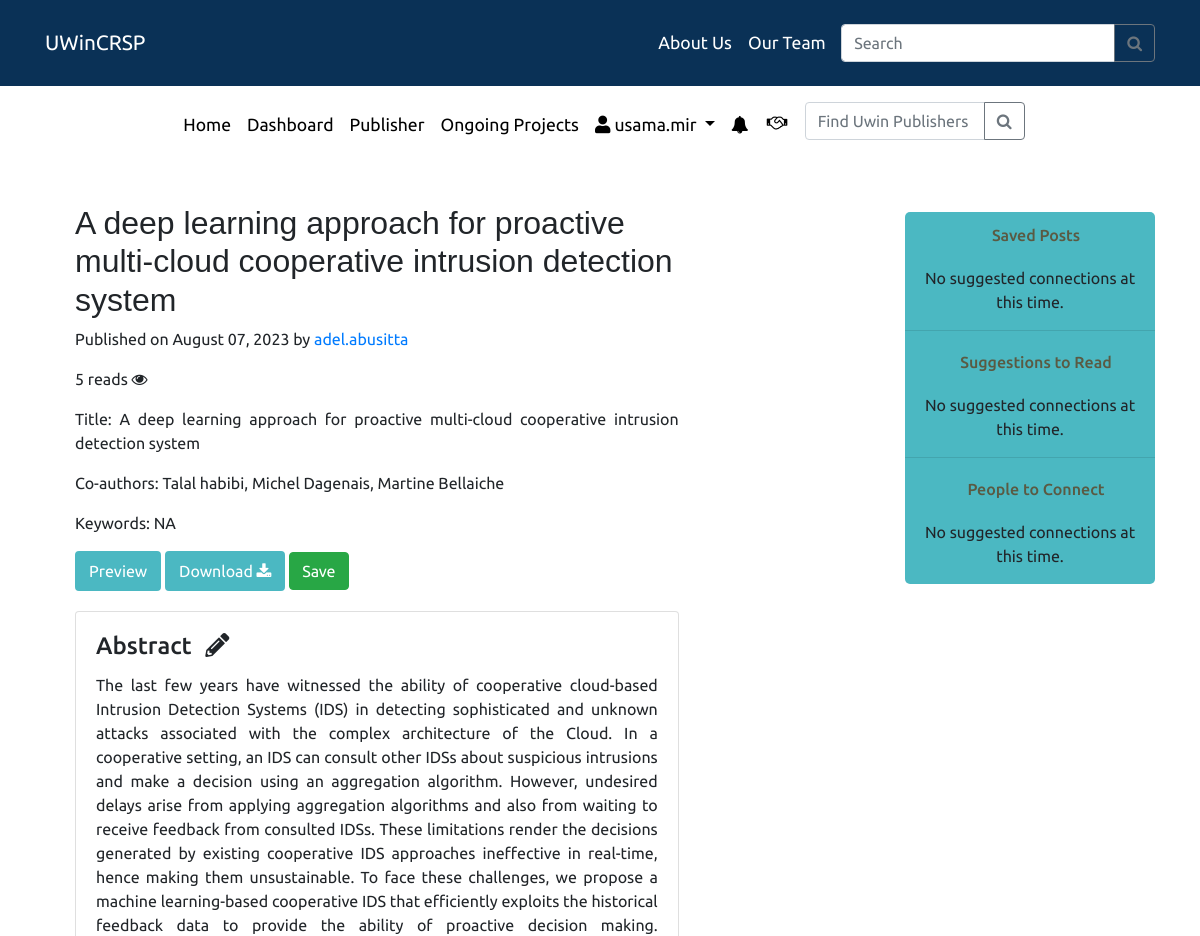
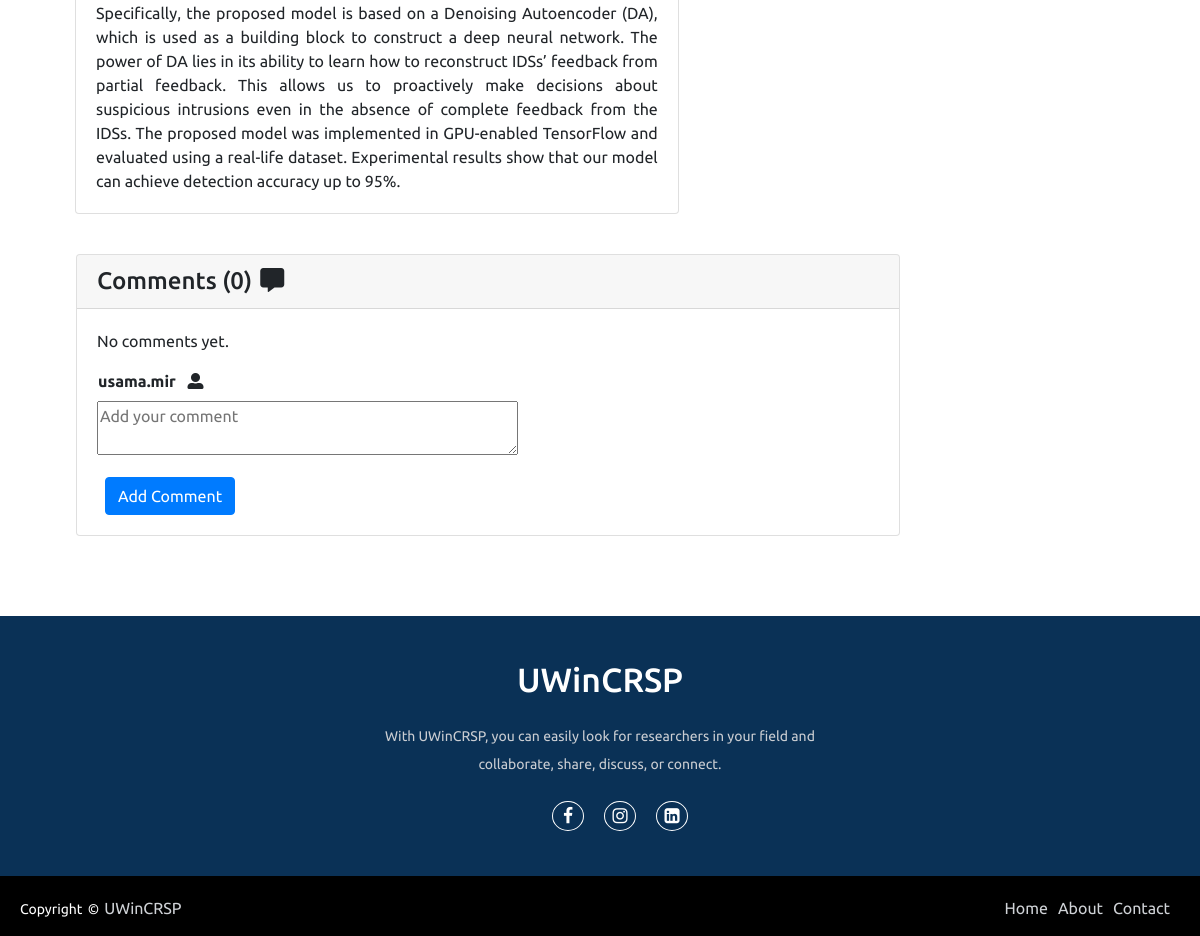
/posts/1 (signed in), run on the app's committed database (2 pictures, top to bottom).
### accounts/models.py (models this page shows)
class Post(models.Model):
    title = models.CharField(max_length=200)
    authors = models.CharField(max_length=200)
    keywords = models.CharField(max_length=200, blank=True)
    skills = models.ManyToManyField('Skill')
    abstract = models.CharField(max_length=2000)
    paper = models.FileField(upload_to='papers/')
    allow_downloading = models.BooleanField(default=False)
    created_at = models.DateTimeField(auto_now_add=True)
    updated_at = models.DateTimeField(auto_now=True)
    published_on = models.DateTimeField(auto_now_add=True)
    uploaded_by = models.ForeignKey(User, on_delete=models.CASCADE)
    views = models.IntegerField(default=0)
    on_project = models.BooleanField(default=False)
    interested_users = models.ManyToManyField(User, related_name='interested_posts', blank=True)

### accounts/views.py (the view)
# urls.py: path('posts/<int:post_id>', views.posts_view, name='posts'),
@login_required(login_url='login')
def posts_view(request, post_id):
    try:
        post = Post.objects.get(id=post_id)
        post.views += 1
        post.save()
        if request.user.is_authenticated:
            is_saved = SavedPost.objects.filter(user=request.user, post=post_id).exists()
            postsuggestion = get_post_suggestion(request.user)
        form = CommentForm()
    except Post.DoesNotExist:
        return render(request, '404.html', status=404)
    context = {
        'post': post,
        'pdf_url': post.paper.url if post.paper else '',  # Ensure paper URL is valid or use an empty string
        'is_saved': is_saved,
        'suggestedpost': postsuggestion,
        'comment_form': form,
    }
    return render(request, 'posts.html', context)

### accounts/templates/posts.html (shortened to what this page needs)
{% extends 'base1.html' %}
{% block content %}
    <div class="container">
  <div class="sidenav mt-5">
    <div class="post">
      <h2 class="text-center pt-2">Saved Posts</h2>
           {% if savedlist %}
               {% for savedpost in savedlist %}
                   <ul>
                        <li class="list-group-item text-center"><a href="{% url 'posts' suggested.id %}">{{ suggested.title }}</a></li>
                   </ul>
                {% endfor %}
            {% else %}
                    <p class="m-3 text-center"> No suggested connections at this time.</p>
            {% endif %}
    </div>
<hr>
    <div class="suggest">
      <h2 class="text-center">Suggestions to Read</h2>
         {% if suggestedpost %}
            {% for suggested in suggestedpost %}
                <ul>
                    <li class="list-group-item text-center"><a href="{% url 'posts' suggested.id %}">{{ suggested.title }}</a></li>
                </ul>
            {% endfor %}
        {% else %}
                <p class="m-3 text-center"> No suggested connections at this time.</p>
        {% endif %}
    </div>
<hr>
    <div class="people">
        <h2 class="text-center">People to Connect</h2>
          {% if suggestions %}
            {% for user in suggestions %}
                <ul>
                    <li class="list-group-item text-center"><a href="{% url 'profile' user.username %}">{{ user.username }}</a></li>
                </ul>
            {% endfor %}
          {% else %}
                <p class="m-3 text-center"> No suggested connections at this time.</p>
         {% endif %}
    </div>
    </div>
<div class="container" >
  <div class="row" >
    <div class="col-md-9">
        <h2 style="margin-top: 40px; font-family: sans-serif;">{{ post.title }}</h2>
      <p>Published on {{ post.published_on|date:'F d, Y' }} by <a href="{% url 'profile' post.uploaded_by.username %}">{{ post.uploaded_by }}</a></p>
  <p>{{ post.views }} reads <i class="fa fa-eye" aria-hidden="true"></i></p>
          <p>Title: {{ post.title }}</p>
          <p>Co-authors: {{ post.authors }}</p>
          <p>Keywords: {{ post.keywords }}
          </p>
        <a href="{{ pdf_url }}" class="btn btn-primary"
        style="background: #4bb8c2; border-width: 2px; border-style: solid;
        border-color: #4bb8c2; transition: 0.08s ease-in;
        -o-transition: 0.08s ease-in;
        -ms-transition: 0.08s ease-in;
        -moz-transition: 0.08s ease-in;
        -webkit-transition: 0.08s ease-in;">Preview  </a>
        {% if post.allow_downloading %}
        <a href="{%  url 'pdf_download' post.id %}" class="btn btn-primary"
        style="background: #4bb8c2; border-width: 2px; border-style: solid;
        border-color: #4bb8c2; transition: 0.08s ease-in;
        -o-transition: 0.08s ease-in;
        -ms-transition: 0.08s ease-in;
        -moz-transition: 0.08s ease-in;
        -webkit-transition: 0.08s ease-in;">Download <i class="fa fa-download" aria-hidden="true"></i> </a>
    {% endif %}
        {% if user.is_authenticated %}
           {% if is_saved %}
            <a href="{% url 'unsave_post' post.id %}" class="btn btn-danger" style="transition: 0.08s ease-in;
    -o-transition: 0.08s ease-in;
    -ms-transition: 0.08s ease-in;
    -moz-transition: 0.08s ease-in;
    -webkit-transition: 0.08s ease-in;">Unsave</a>
        {% else %}
            <a href="{% url 'save_post' post.id %}" class="btn btn-success" style="transition: 0.08s ease-in;
    -o-transition: 0.08s ease-in;
    -ms-transition: 0.08s ease-in;
    -moz-transition: 0.08s ease-in;
    -webkit-transition: 0.08s ease-in;">Save</a>
            {%endif %}
        {% endif %}
          <div class="card mb-3" style="margin-top: 20px;">
            <div class="card-body">
              <h4 class="card-title">Abstract <i class='fas fa-pencil-alt ml-2' aria-hidden="true" ></i></h4>
              <p class="card-text text-justify">{{ post.abstract }}</p>
            </div>
          </div>
    </div>
  </div>
<div class="card mt-4 ml-3" style="width: 51.5rem">
    <h4 class="card-header">Comments ({{ post.comments.count }})<i class='fas fa-comment-alt ml-2' aria-hidden="true" ></i></h4>
    <div class="card-body">
        {% if post.comments.all %}
            {% for comment in post.comments.all %}
                <div class="row mt-2">
                    <div class="col-md-2 padding-0">
                        <p class="text-primary">{{ comment.name }}</p>
                    </div>
                    <div class="col-md-10 padding-0">
                        <div class="row">
                            <div class="col-md-9">
                                <p>{{ comment.body }}</p>
                            </div>
                            <div class="col md-3">
                                <p class="text-right text-secondary">{{ comment.created_at|date:'F d, Y' }}</p>
                            </div>
                        </div>
                    </div>
                    <div class="col-md-12 padding-0">
                        <div class="row">
                            <div class = "col-md-3">
                                <p>Reply: <span class="text-primary">{{ user.username }}</span></p>
                            </div>
                            <div class = "col-md-5">
                                <p><span class="">{{ comment.reply_content }}</span></p></p>
                            </div>
                            <div class = "col-md-4">
                                <p class="text-right text-secondary">{{ comment.created_at|date:'F d, Y' }}</p>
                            </div>
                        </div>
                    </div>
                    <div class="row reply mx-0 ml-3">
                        <label class="text-primary text-center" data-toggle="collapse" data-target="#replyBox{{ comment.id }}" aria-expanded="false" aria-controls="replyBox{{ comment.id }}">
                            Reply
                        </label>
                        <div class="collapse" id="replyBox{{ comment.id }}">
                            <form action="{% url 'add_reply' comment.id %}" method="post">
                                {% csrf_token %}
                                <div class="col-md-2 padding-0">
                                    <textarea name="reply_content" rows="2" cols="30" placeholder="Add a Reply"></textarea>
                                </div>
                                <div class="col-md-4 padding-0">
                                    <button type="submit" class="btn btn-primary">Reply</button>
                                </div>
                            </form>
                        </div>
                    </div>
                </div>
                <hr>
            {% endfor %}
        {% else %}
            <p>No comments yet.</p>
        {% endif %}
        <form method="post" action="{% url 'add_comment' post.id %}">
            <div class="row">
                <strong class="ml-3">{{ user.username }}</strong>&nbsp;<i class='fas fa-user-alt mt-1 ml-2' aria-hidden="true"></i>
            </div>
            <div class="row mt-2">
                <div class="col-md-10 padding-0">
                    {{ comment_form.as_p }}
                </div>
            </div>
            <div class="row ml-2">
                <button type="submit" class="btn btn-primary">Add Comment</button>
            </div>
        </form>
    </div>
</div>
</div>
</div>
</div>
{% endblock %}

### accounts/templates/base1.html (shortened to what this page needs)
{% load static %}
<!DOCTYPE html>
<html lang="en">
  <head>
    <link
      rel="stylesheet"
      href="https://maxcdn.bootstrapcdn.com/bootstrap/4.0.0/css/bootstrap.min.css"
    />
    <link
      rel="stylesheet"
      href="https://use.fontawesome.com/releases/v5.8.2/css/all.css"
    />
    <link rel="stylesheet" href="https://cdnjs.cloudflare.com/ajax/libs/font-awesome/4.7.0/css/font-awesome.min.css"/>
    <link rel='stylesheet' href='https://cdn.jsdelivr.net/npm/bootstrap-icons@1.7.2/font/bootstrap-icons.css'>
    <link rel="stylesheet" href = "{% static 'css/basestyle.css' %}">
  </head>
  <body>
<nav class="navbar navbar-expand-md navbar-dark navbar-fixed-top sticky-top">
    <div class="container">
        <a class="navbar-brand" href="{% url 'index' %}">UWinCRSP</a>
        <div class="collapse navbar-collapse justify-content-end" id="navbarNav">
            <ul class="navbar-nav">
                    <li class="nav-item">
                        <a class="nav-link custom-color" href="{% url 'aboutUs' %}">About Us</a>
                    </li>
                    <li class="nav-item">
                        <a class="nav-link custom-color" href="#team">Our Team</a>
                    </li>
            </ul>&nbsp;&nbsp;
             <form method="post" action="{% url 'post_search' %}">
                <div class="input-group mb-3 mt-3" style="max-width: 1000px;">
                    <input class="form-control" value="{{ query }}" type="search" name="searched" placeholder="Search"
                           aria-label="Search">
                    <div class="input-group-append">
                        <button class="btn btn-outline-secondary my-2 my-sm-0" type="submit"><i class="fa fa-search"></i></button>
                    </div>
                </div>
             </form>
        </div>
    </div>
</nav>
<div class="navigation">
<nav class="navbar navbar-expand-lg navbar-light bg-white">
  <div class="collapse navbar-collapse justify-content-center" id="navbarSupportedContent">
    <ul class="navbar-nav mr-auto text-center">
        {% if user.is_authenticated %}
      <li class="nav-item active">
        <a class="nav-link" href="{% url 'index' %}">Home<span class="sr-only">(current)</span></a>
      </li>
      <li class="nav-item">
        <a class="nav-link" href="{% url 'dashboard' %}">Dashboard</a>
      </li>
        <li class="nav-item">
        <a class="nav-link" href="{% url 'profile_' %}">Publisher</a>
      </li>
        <li class="nav-item">
        <a class="nav-link" href="{% url 'on_project' %}">Ongoing Projects</a>
      </li>
      <li class="nav-item dropdown">
        <a class="nav-link dropdown-toggle" href="#" id="navbarDropdown" role="button" data-toggle="dropdown" aria-haspopup="true" aria-expanded="false">
          <i class="fas fa-user"></i> {{ user.username }}
        </a>
      </li>
      <li class="nav-item">
        <a class="nav-link notification-icon" href="#" onclick="fetchNotifications()"><i class="fa fa-bell mt-1"></i></a>
      </li>
              <div class="notification-icon">
                        <a href="#" onclick="fetchReceivedCollabRequests()">
                            <i class="fa fa-handshake-o" aria-hidden="true"></i>
                        </a>
                    </div>&nbsp;&nbsp;
    </ul>
    <form method="post" action="{% url 'search_publishers_' %}">
                    <div class="input-group mb-3 mt-2" style="width: 220px;">
                        <input class="form-control" type="search" name="searched" placeholder="Find Uwin Publishers"
                               aria-label="Search">
                        <div class="input-group-append">
                            <button class="btn btn-outline-secondary my-2 my-sm-0" type="submit"><i class="fa fa-search"></i></button>
                        </div>
                    </div>
                </form>
    {% endif %}
  </div>
</nav>
</div>
    <div>{% block content %}
      {% endblock %}</div>
    <footer>
      <div class="footer-content">
        <h3>UWinCRSP</h3>
        <p>With UWinCRSP, you can easily look for researchers in your field and collaborate, share, discuss, or connect.</p>
        <ul class="socials">
            <li><a href="#"><i class="fa fa-facebook"></i></a></li>
            <li><a href="#"><i class="fa fa-instagram"></i></a></li>
            <li><a href="#"><i class="fa fa-linkedin-square"></i></a></li>
        </ul>
    </div>
    <div class="footer-bottom">
        <p>copyright &copy; <a href="#">UWinCRSP</a>  </p>
                <div class="footer-menu">
                  <ul class="f-menu">
                    <li><a href="https://www.facebook.com/UWindsor">Home</a></li>
                    <li><a href="">About</a></li>
                    <li><a href="">Contact</a></li>
                  </ul>
                </div>
    </div>
    </footer>
  </body>
</html>

### data on the page
Post: title "A deep learning approach for proactive multi-cloud cooperative intrusion detection system", published_on "August 07, 2023", uploaded_by "adel.abusitta", views "5", authors "Talal habibi, Michel Dagenais, Martine Bellaiche", keywords "NA", abstract "The last few years have witnessed the ability of cooperative cloud-based Intrusion Detection Systems (IDS) in detecting sophisticated and unknown attacks associated with the complex architecture of the Cloud. In a cooperative setting, an IDS can consult other IDSs about suspicious intrusions and make a decision using an aggregation algorithm. However, undesired delays arise from applying aggregation algorithms and also from waiting to receive feedback from consulted IDSs. These limitations render the decisions generated by existing cooperative IDS approaches ineffective in real-time, hence making them unsustainable. To face these challenges, we propose a machine learning-based cooperative…", comments.count "0"

### other printed values
{{ user.username }} "usama.mir"
